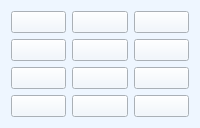
               <widget class="QWidget" name="tab_6">
                <property name="styleSheet">
                 <string notr="true">background-color: rgb(238, 246, 255);</string>
                </property>
                <attribute name="title">
                 <string>6лет</string>
                </attribute>
                <layout class="QGridLayout" name="gridLayout_8">
                 <item row="0" column="0">
                  <widget class="QPushButton" name="btn_6_1">
                   <property name="minimumSize">
                    <size>
                     <width>0</width>
                     <height>0</height>
                    </size>
                   </property>
                   <property name="maximumSize">
                    <size>
                     <width>16777215</width>
                     <height>16777215</height>
                    </size>
                   </property>
                   <property name="cursor">
                    <cursorShape>PointingHandCursor</cursorShape>
                   </property>
                   <property name="focusPolicy">
                    <enum>Qt::TabFocus</enum>
                   </property>
                   <property name="text">
                    <string/>
                   </property>
                  </widget>
                 </item>
                 <item row="0" column="1">
                  <widget class="QPushButton" name="btn_6_5">
                   <property name="minimumSize">
                    <size>
                     <width>0</width>
                     <height>0</height>
                    </size>
                   </property>
                   <property name="maximumSize">
                    <size>
                     <width>16777215</width>
                     <height>16777215</height>
                    </size>
                   </property>
                   <property name="cursor">
                    <cursorShape>PointingHandCursor</cursorShape>
                   </property>
                   <property name="focusPolicy">
                    <enum>Qt::TabFocus</enum>
                   </property>
                   <property name="text">
                    <string/>
                   </property>
                  </widget>
                 </item>
                 <item row="0" column="2">
                  <widget class="QPushButton" name="btn_6_9">
                   <property name="minimumSize">
                    <size>
                     <width>0</width>
                     <height>0</height>
                    </size>
                   </property>
                   <property name="maximumSize">
                    <size>
                     <width>16777215</width>
                     <height>16777215</height>
                    </size>
                   </property>
                   <property name="cursor">
                    <cursorShape>PointingHandCursor</cursorShape>
                   </property>
                   <property name="focusPolicy">
                    <enum>Qt::TabFocus</enum>
                   </property>
                   <property name="text">
                    <string/>
                   </property>
                  </widget>
                 </item>
                 <item row="1" column="0">
                  <widget class="QPushButton" name="btn_6_2">
                   <property name="minimumSize">
                    <size>
                     <width>0</width>
                     <height>0</height>
                    </size>
                   </property>
                   <property name="maximumSize">
                    <size>
                     <width>16777215</width>
                     <height>16777215</height>
                    </size>
                   </property>
                   <property name="cursor">
                    <cursorShape>PointingHandCursor</cursorShape>
                   </property>
                   <property name="focusPolicy">
                    <enum>Qt::TabFocus</enum>
                   </property>
                   <property name="text">
                    <string/>
                   </property>
                  </widget>
                 </item>
                 <item row="1" column="1">
                  <widget class="QPushButton" name="btn_6_6">
                   <property name="minimumSize">
                    <size>
                     <width>0</width>
                     <height>0</height>
                    </size>
                   </property>
                   <property name="maximumSize">
                    <size>
                     <width>16777215</width>
                     <height>16777215</height>
                    </size>
                   </property>
                   <property name="cursor">
                    <cursorShape>PointingHandCursor</cursorShape>
                   </property>
                   <property name="focusPolicy">
                    <enum>Qt::TabFocus</enum>
                   </property>
                   <property name="text">
                    <string/>
                   </property>
                  </widget>
                 </item>
                 <item row="1" column="2">
                  <widget class="QPushButton" name="btn_6_10">
                   <property name="minimumSize">
                    <size>
                     <width>0</width>
                     <height>0</height>
                    </size>
                   </property>
                   <property name="maximumSize">
                    <size>
                     <width>16777215</width>
                     <height>16777215</height>
                    </size>
                   </property>
                   <property name="cursor">
                    <cursorShape>PointingHandCursor</cursorShape>
                   </property>
                   <property name="focusPolicy">
                    <enum>Qt::TabFocus</enum>
                   </property>
                   <property name="text">
                    <string/>
                   </property>
                  </widget>
                 </item>
                 <item row="2" column="0">
                  <widget class="QPushButton" name="btn_6_3">
                   <property name="minimumSize">
                    <size>
                     <width>0</width>
                     <height>0</height>
                    </size>
                   </property>
                   <property name="maximumSize">
                    <size>
                     <width>16777215</width>
                     <height>16777215</height>
                    </size>
                   </property>
                   <property name="cursor">
                    <cursorShape>PointingHandCursor</cursorShape>
                   </property>
                   <property name="focusPolicy">
                    <enum>Qt::TabFocus</enum>
                   </property>
                   <property name="text">
                    <string/>
                   </property>
                  </widget>
                 </item>
                 <item row="2" column="1">
                  <widget class="QPushButton" name="btn_6_7">
                   <property name="minimumSize">
                    <size>
                     <width>0</width>
                     <height>0</height>
                    </size>
                   </property>
                   <property name="maximumSize">
                    <size>
                     <width>16777215</width>
                     <height>16777215</height>
                    </size>
                   </property>
                   <property name="cursor">
                    <cursorShape>PointingHandCursor</cursorShape>
                   </property>
                   <property name="focusPolicy">
                    <enum>Qt::TabFocus</enum>
                   </property>
                   <property name="text">
                    <string/>
                   </property>
                  </widget>
                 </item>
                 <item row="2" column="2">
                  <widget class="QPushButton" name="btn_6_11">
                   <property name="minimumSize">
                    <size>
                     <width>0</width>
                     <height>0</height>
                    </size>
                   </property>
                   <property name="maximumSize">
                    <size>
                     <width>16777215</width>
                     <height>16777215</height>
                    </size>
                   </property>
                   <property name="cursor">
                    <cursorShape>PointingHandCursor</cursorShape>
                   </property>
                   <property name="focusPolicy">
                    <enum>Qt::TabFocus</enum>
                   </property>
                   <property name="text">
                    <string/>
                   </property>
                  </widget>
                 </item>
                 <item row="3" column="0">
                  <widget class="QPushButton" name="btn_6_4">
                   <property name="minimumSize">
                    <size>
                     <width>0</width>
                     <height>0</height>
                    </size>
                   </property>
                   <property name="maximumSize">
                    <size>
                     <width>16777215</width>
                     <height>16777215</height>
                    </size>
                   </property>
                   <property name="cursor">
                    <cursorShape>PointingHandCursor</cursorShape>
                   </property>
                   <property name="focusPolicy">
                    <enum>Qt::TabFocus</enum>
                   </property>
                   <property name="text">
                    <string/>
                   </property>
                  </widget>
                 </item>
                 <item row="3" column="1">
                  <widget class="QPushButton" name="btn_6_8">
                   <property name="minimumSize">
                    <size>
                     <width>0</width>
                     <height>0</height>
                    </size>
                   </property>
                   <property name="maximumSize">
                    <size>
                     <width>16777215</width>
                     <height>16777215</height>
                    </size>
                   </property>
                   <property name="cursor">
                    <cursorShape>PointingHandCursor</cursorShape>
                   </property>
                   <property name="focusPolicy">
                    <enum>Qt::TabFocus</enum>
                   </property>
                   <property name="text">
                    <string/>
                   </property>
                  </widget>
                 </item>
                 <item row="3" column="2">
                  <widget class="QPushButton" name="btn_6_12">
                   <property name="minimumSize">
                    <size>
                     <width>0</width>
                     <height>0</height>
                    </size>
                   </property>
                   <property name="maximumSize">
                    <size>
                     <width>16777215</width>
                     <height>16777215</height>
                    </size>
                   </property>
                   <property name="cursor">
                    <cursorShape>PointingHandCursor</cursorShape>
                   </property>
                   <property name="focusPolicy">
                    <enum>Qt::TabFocus</enum>
                   </property>
                   <property name="text">
                    <string/>
                   </property>
                  </widget>
                 </item>
                </layout>
               </widget>
